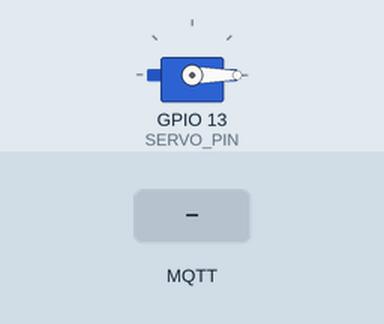
Bench run of a sketch on a simulated ESP32. Shown: servo. The inputs (shaded band) are chosen by the test bench. WiFi joins after 1.5 s; servers stay silent unless stated; no MQTT or app messages arrive unless stated; what the sketch prints to the serial monitor is not drawn.

Above: at 3.3 s.
3.4 s: MQTT message "OPEN" arrives on the first subscribed topic
At 3.89 s:
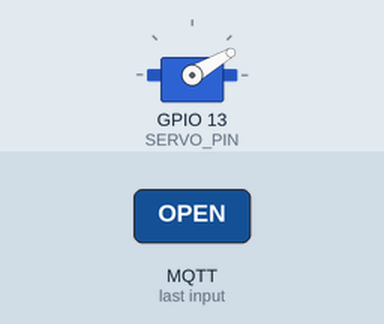
At 5.0 s:
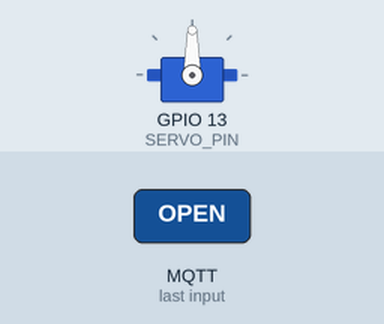
7.9 s: MQTT message "CLOSE" arrives on the first subscribed topic
At 8.37 s:
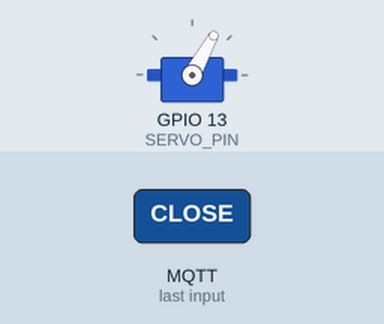
Timing chart, 0 to 10.9 s (numbered marks = the images above; inputs shaded):
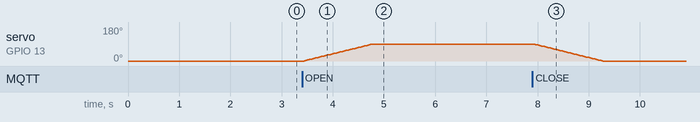

Measured:
- after the input at 3.4 s, servo on GPIO 13 (SERVO_PIN): moves from 0° to 90° over 1.3 s, starting after 0.05 s
- after the input at 7.9 s, servo on GPIO 13 (SERVO_PIN): moves from 90° to 0° over 1.4 s, starting at once

The sketch:

sketch_may11a.ino
```cpp
#include <SPI.h>
#include <MFRC522.h>
#include <ESP32Servo.h>
#include <WiFi.h>
#include <PubSubClient.h>

const char* ssid = "Luka";
const char* password = "12345678";
const char* mqtt_server = "broker.emqx.io";

#define SS_PIN    5
#define RST_PIN   4
MFRC522 rfid(SS_PIN, RST_PIN);

#define SERVO_PIN 13
Servo gateServo;

WiFiClient espClient;
PubSubClient client(espClient);
bool gateOpen = false;

void setup() {
  Serial.begin(115200);
  SPI.begin();
  rfid.PCD_Init();

  gateServo.setPeriodHertz(50);
  gateServo.attach(SERVO_PIN, 500, 2400);
  gateServo.write(0);
  delay(600);
  gateServo.detach();

  WiFi.begin(ssid, password);
  Serial.print("Connecting WiFi");
  int attempts = 0;
  while (WiFi.status() != WL_CONNECTED && attempts < 40) {
    delay(500);
    Serial.print(".");
    attempts++;
  }

  if (WiFi.status() == WL_CONNECTED) {
    Serial.println("\nWiFi Connected!");
    Serial.println("IP: " + WiFi.localIP().toString());
  } else {
    Serial.println("\nWiFi FAILED!");
    delay(5000);
    ESP.restart();
  }

  client.setServer(mqtt_server, 1883);
  client.setCallback(callback);
  Serial.println("--- ESP32 Online ---");
}

void loop() {
  if (!client.connected()) reconnect();
  client.loop();

  if (!rfid.PICC_IsNewCardPresent() || !rfid.PICC_ReadCardSerial()) return;

  String uid = "";
  for (byte i = 0; i < rfid.uid.size; i++) {
    if (rfid.uid.uidByte[i] < 0x10) uid += "0";
    uid += String(rfid.uid.uidByte[i], HEX);
  }
  uid.toUpperCase();

  Serial.println("Card: " + uid);

  String msg = "{\"uid\":\"" + uid + "\"}";
  client.publish("tollbooth/scan", msg.c_str());
  Serial.println("Sent: " + msg);

  rfid.PICC_HaltA();
  rfid.PCD_StopCrypto1();
}

void callback(char* topic, byte* payload, unsigned int length) {
  String msg = "";
  for (int i = 0; i < length; i++) msg += (char)payload[i];
  Serial.println("MQTT: " + String(topic) + " -> " + msg);

  if (String(topic) == "tollbooth/command") {
    if (msg.indexOf("OPEN") >= 0) openGate();
    else if (msg.indexOf("CLOSE") >= 0) closeGate();
  }
}

void reconnect() {
  while (!client.connected()) {
    Serial.print("MQTT connecting...");
    if (client.connect("ESP32_TollBooth")) {
      Serial.println(" CONNECTED!");
      client.subscribe("tollbooth/command");
    } else {
      Serial.print(" FAILED rc=");
      Serial.print(client.state());
      Serial.println(" retrying...");
      delay(5000);
    }
  }
}

void openGate() {
  if (gateOpen) return;
  gateOpen = true;
  gateServo.attach(SERVO_PIN);
  for (int pos = 0; pos <= 90; pos++) {
    gateServo.write(pos);
    delay(15);
  }
  Serial.println("GATE OPENED");
}

void closeGate() {
  if (!gateOpen) return;
  gateOpen = false;
  for (int pos = 90; pos >= 0; pos--) {
    gateServo.write(pos);
    delay(15);
  }
  delay(200);
  gateServo.detach();
  Serial.println("GATE CLOSED");
}
```
